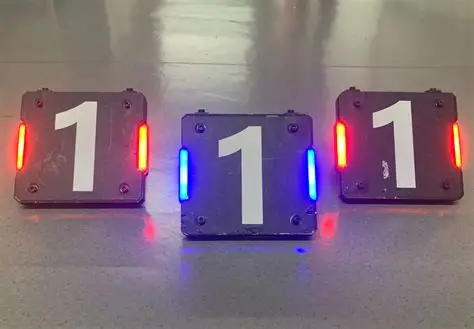
#> input picture src/rm_vision_phase1/images/OIP-C.webp, 474 x 329 px, found by its file name
$ python detector.py
#> lines starting #> are read from the running program, lines starting #| are printed output that depends on the picture; after the words box and inside, x2 and y2 are one past the last pixel; in counts of white or black regions, pixels touching at a corner belong together
import cv2
import numpy as np
from enum import Enum

#HSV 阈值
RED1_LOWER  = np.array([0,   179, 147])
RED1_UPPER  = np.array([15,  255, 255])
RED2_LOWER  = np.array([158, 179, 147])
RED2_UPPER  = np.array([179, 255, 255])
BLUE_LOWER  = np.array([42,  110, 101])
BLUE_UPPER  = np.array([120, 255, 255])

#筛选
MIN_AREA      = 50      # 最小面积
MIN_HEIGHT    = 10      # 灯条最小高度(像素)
MIN_RATIO     = 2.0     # 长宽比最小值
MAX_RATIO     = 10.0    # 长宽比最大值

#配对参数
MAX_ANGLE_DIFF = 15     # 确保平行
MAX_Y_DIFF     = 30     # 确保同一中心线
MIN_X_DIST     = 10     # X方向最小距离
MAX_X_DIST     = 300    # X方向最大距离


class TargetColor(Enum):
    RED  = "red"
    BLUE = "blue"


def make_mask(frame, color: TargetColor):
    hsv = cv2.cvtColor(frame, cv2.COLOR_BGR2HSV)

    if color == TargetColor.RED:
        mask1 = cv2.inRange(hsv, RED1_LOWER, RED1_UPPER)
        mask2 = cv2.inRange(hsv, RED2_LOWER, RED2_UPPER)
        mask  = cv2.bitwise_or(mask1, mask2)
    else:
        mask = cv2.inRange(hsv, BLUE_LOWER, BLUE_UPPER)

    kernel = np.ones((5, 5), np.uint8)
    mask = cv2.morphologyEx(mask, cv2.MORPH_CLOSE, kernel, iterations=3)
    mask = cv2.morphologyEx(mask, cv2.MORPH_OPEN, kernel, iterations=2)
    return mask


def find_bars(mask):
    contours, _ = cv2.findContours(mask, cv2.RETR_EXTERNAL, cv2.CHAIN_APPROX_SIMPLE)
    bars = []

    for cnt in contours:
        area = cv2.contourArea(cnt)
        if area < MIN_AREA:
            continue

        cnt = cv2.convexHull(cnt)

        rect = cv2.minAreaRect(cnt)
        (cx, cy), (rw, rh), angle = rect

        # 统一: h = 长边, w = 短边
        if rw > rh:
            w, h = rh, rw
            angle += 90
        else:
            w, h = rw, rh

        if h < MIN_HEIGHT:
            continue
        ratio = h / w
        if ratio < MIN_RATIO or ratio > MAX_RATIO:
            continue

        bars.append((cx, cy, w, h, angle))

    return bars


def match_bars(bars):
    armors = []
    n = len(bars)
    used = [False] * n

    for i in range(n):
        if used[i]:
            continue
        cx1, cy1, w1, h1, a1 = bars[i]
        best_j, best_score = -1, float('inf')

        for j in range(i + 1, n):
            if used[j]:
                continue
            cx2, cy2, w2, h2, a2 = bars[j]

            angle_diff = abs(a1 - a2)
            if angle_diff > MAX_ANGLE_DIFF:
                continue

            y_diff = abs(cy1 - cy2)
            if y_diff > MAX_Y_DIFF:
                continue

            x_dist = abs(cx1 - cx2)
            if x_dist < MIN_X_DIST or x_dist > MAX_X_DIST:
                continue

            h_diff = abs(h1 - h2) / max(h1, h2)
            score = angle_diff + y_diff + h_diff * 50

            if score < best_score:
                best_score = score
                best_j = j

        if best_j >= 0:
            used[i] = used[best_j] = True
            cx2, cy2, _, h2, a2 = bars[best_j]
            avg_angle = (a1 + a2) / 2
            armors.append((cx1, cy1, h1, cx2, cy2, h2, avg_angle))

    return armors


def draw_result(frame, bars, armors):
    result = frame.copy()

    # 画灯条
    for cx, cy, w, h, angle in bars:
        rect = ((cx, cy), (w, h), angle)
        box = cv2.boxPoints(rect)
        box = np.int32(box)
        cv2.drawContours(result, [box], 0, (0, 255, 0), 1)

    # 画装甲板
    for cx1, cy1, h1, cx2, cy2, h2, angle in armors:
        center_x = float((cx1 + cx2) / 2)
        center_y = float((cy1 + cy2) / 2)

        # 框的宽和高：灯条间距决定宽，灯条高度决定高
        bar_h = max(h1, h2)
        box_w = abs(cx1 - cx2) + bar_h * 0.3   # 两灯条间距 + 灯条宽度余量
        box_h = bar_h * 2.25                      # 灯条高度 + 上下余量

        # 画旋转矩形
        rect = ((center_x, center_y), (box_w, box_h), angle)
        box = cv2.boxPoints(rect)
        box = np.int32(box)
        cv2.drawContours(result, [box], 0, (0, 0, 255), 2)

        # 中心点 + 坐标文字
        cx = int(center_x)
        cy = int(center_y)
        cv2.circle(result, (cx, cy), 4, (0, 255, 255), -1)
        cv2.putText(result, f"({cx},{cy})",
                    (cx - 40, cy - 10),
                    cv2.FONT_HERSHEY_SIMPLEX, 0.5, (255, 255, 255), 1)

    return result


def detect(frame, color: TargetColor):
    mask   = make_mask(frame, color)
    bars   = find_bars(mask)
    armors = match_bars(bars)
    result = draw_result(frame, bars, armors)

    centers = []
    for cx1, cy1, h1, cx2, cy2, h2, angle in armors:
        centers.append(((cx1 + cx2) / 2, (cy1 + cy2) / 2))

    return result, centers


def main():
    import sys

    color = TargetColor.BLUE
    if len(sys.argv) > 1 and sys.argv[1] == 'red':
        color = TargetColor.RED

    img = cv2.imread('/home/yyr/robomaster_ws/src/rm_vision_phase1/images/OIP-C.webp')
#> img is the input picture: shape (329, 474, 3); mean B, G, R 126.4, 112.3, 132.2
    if img is None:
        print("图片读取失败！")
        return

    result, centers = detect(img, color)
#> in make_mask, `hsv = cv2.cvtColor(frame, cv2.COLOR_BGR2HSV)`: hsv: shape (329, 474, 3); mean H, S, V 89.3, 64.4, 143.3
#> in make_mask, `mask = cv2.inRange(hsv, BLUE_LOWER, BLUE_UPPER)`:
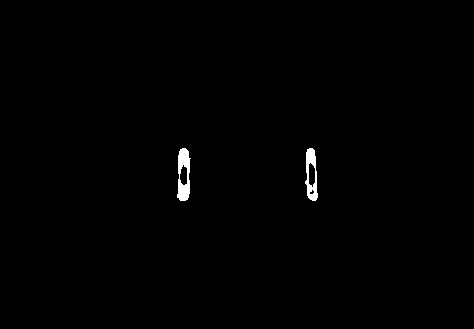
#> mask: shape (329, 474); 0.55% white; 2 white regions, box (x1, y1, x2, y2) and area: (177, 148, 191, 201) 477, (305, 148, 318, 201) 387
#> in make_mask, `mask = cv2.morphologyEx(mask, cv2.MORPH_CLOSE, kernel, iterations=3)`:
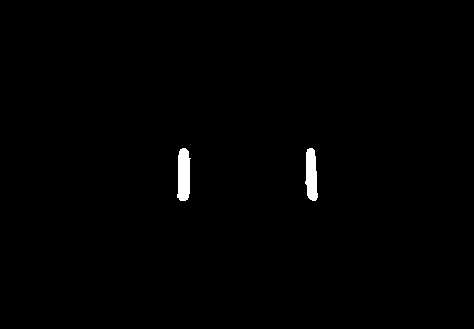
#> mask: shape (329, 474); 0.72% white; 2 white regions, box (x1, y1, x2, y2) and area: (177, 148, 191, 201) 597, (305, 148, 318, 201) 522
#> in make_mask, `mask = cv2.morphologyEx(mask, cv2.MORPH_OPEN, kernel, iterations=2)`: mask: shape (329, 474); 0.66% white; 2 white regions
#> in find_bars, `contours, _ = cv2.findContours(mask, cv2.RETR_EXTERNAL, cv2.CHAIN_APPR..`: contours = 2 contours; box (x1, y1, x2, y2) and area: (178, 151, 190, 200) 510, (306, 152, 317, 198) 414
#> the loop in find_bars, `for cnt in contours:` made 2 passes
#> (area, rect, cx, cy, rw, rh, angle, w) on passes 1 to 2: (414, ((311, 174.5), (45, 10), -90), 311, 174.5, 45, 10, 0, 10), (509.5, ((183.5, 175), (48, 11), -90), 183.5, 175, 48, 11, 0, 11)
#> after the loop in find_bars, `for cnt in contours:`: bars = [(311, 174.5, 10, 45, 0), (183.5, 175, 11, 48, 0)]
#> in match_bars, `n = len(bars)`: n = 2
#> in match_bars, `used = [False] * n`: used = [False, False]
#> the loop in match_bars, `for i in range(n):` made 2 passes
#> (cx1, cy1, w1, h1, a1, cx2, cy2, h2) on pass 1: (311, 174.5, 10, 45, 0, 183.5, 175, 48)
#> after the loop in match_bars, `for i in range(n):`: armors = [(311, 174.5, 45, 183.5, 175, 48, 0)]; used = [True, True]
#> in detect, `armors = match_bars(bars)`: armors = [(311, 174.5, 45, 183.5, 175, 48, 0)]
#> the loop in draw_result, `for cx, cy, w, h, angle in bars:` made 2 passes
#> (cx, cy, w, h, angle, box) on passes 1 to 2: (311, 174.5, 10, 45, 0, [[306, 197], [306, 152], [316, 152], [316, 197]]), (183.5, 175, 11, 48, 0, [[178, 199], [178, 151], [189, 151], [189, 199]])
#> after the loop in draw_result, `for cx, cy, w, h, angle in bars:`:
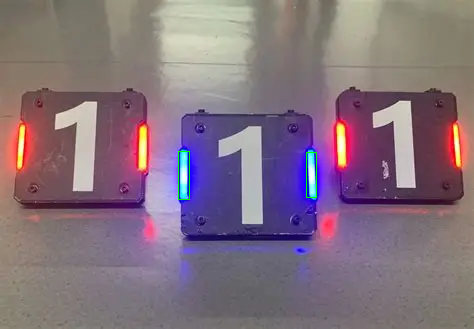
#> result: shape (329, 474, 3); 0.15% of pixels changed, all inside (x1, y1, x2, y2) = (178, 151, 317, 200)
#> the loop in draw_result, `for cx1, cy1, h1, cx2, cy2, h2, angle in armors:` made 1 pass
#> (cx1, cy1, h1, cx2, cy2, h2, angle, center_x) on pass 1: (311, 174.5, 45, 183.5, 175, 48, 0, 247.2)
#> after the loop in draw_result, `for cx1, cy1, h1, cx2, cy2, h2, angle in armors:`:
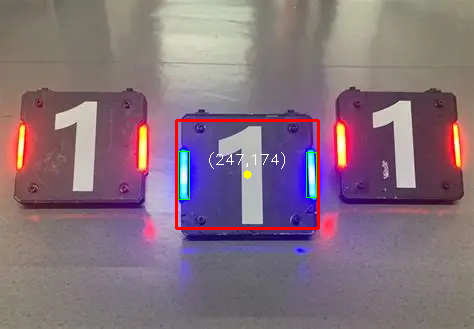
#> result: shape (329, 474, 3); 1.09% of pixels changed, all inside (x1, y1, x2, y2) = (175, 119, 320, 230)
#> the loop in detect, `for cx1, cy1, h1, cx2, cy2, h2, angle in armors:` made 1 pass
#> after the loop in detect, `for cx1, cy1, h1, cx2, cy2, h2, angle in armors:`: centers = [(247.2, 174.8)]
#> centers = [(247.2, 174.8)]
    print(f"[{color.value}] 检测到 {len(centers)} 个装甲板")
#| [blue] 检测到 1 个装甲板
    for i, (cx, cy) in enumerate(centers):
        print(f"  装甲板 {i+1}: 中心=({cx:.1f}, {cy:.1f})")
#> this loop made 1 pass
#|   装甲板 1: 中心=(247.2, 174.8)

    mask = make_mask(img, color)
    mask_bgr = cv2.cvtColor(mask, cv2.COLOR_GRAY2BGR)
#> mask_bgr: shape (329, 474, 3); 0.66% white; 2 white regions, box (x1, y1, x2, y2) and area: (178, 151, 190, 200) 567, (306, 152, 317, 198) 468
    display = np.hstack([img, mask_bgr, result])
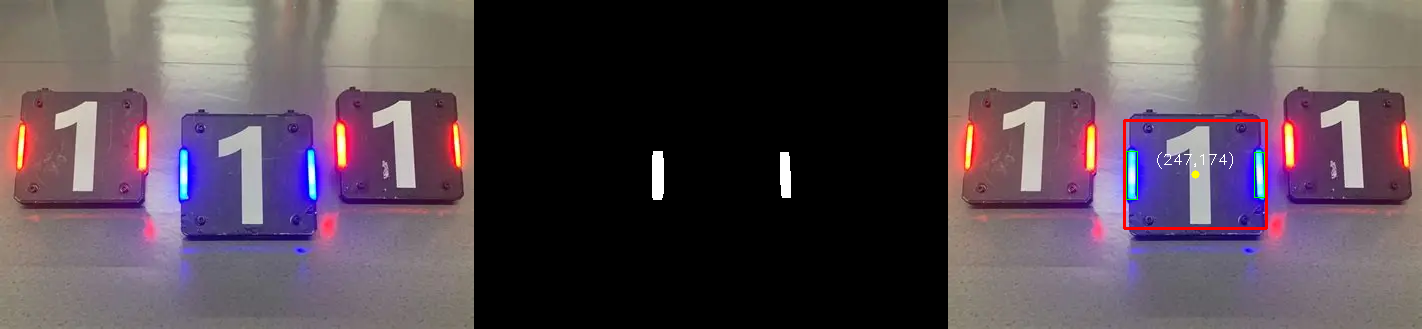
#> display: shape (329, 1422, 3); mean B, G, R 84.2, 75.3, 89.2
    scale = min(1000 / display.shape[1], 0.7)
#> scale = 0.7
    display = cv2.resize(display, None, fx=scale, fy=scale)
#> display: shape (230, 995, 3)
    cv2.imshow('Armor Detector', display)
    print("按任意键退出")
    cv2.waitKey(0)
    cv2.destroyAllWindows()


if __name__ == '__main__':
    main()
